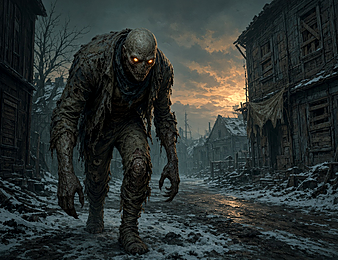
#> input picture src/tech_raw/95020.png, 338 x 260 px
$ python -i tech_pictures.py   (imports and definitions only)
#> lines starting #> are read from the running program, lines starting #| are printed output that depends on the picture
#> further down, picture is the input picture: PIL image 338x260 RGB; mean R, G, B 44.4, 51.2, 49.5
"""Tech pictures in the vanilla Darkest Hour style: an old print on aged paper with a torn edge and a
paperclip, on the pure-green surround the game treats as transparent.

Your originals stay untouched in src/tech_raw/<tech id>.(jpg|png|bmp), any size. This script crops each to
the tech picture shape (344x266), turns it into a faded monochrome print and lays it into the official
"Blank Tech Picture Template" (build/tech_template: base = paper, frame = torn edge + clip + green),
writing src/assets/gfx/interface/tech/<id>.bmp. The generator then switches each tech to its picture.

Usage: python3 build/tech_pictures.py src    (package.sh runs it before the build)
A portrait-shaped original (taller than wide) is pinned whole as a page instead of cropped.
Ids listed in KEEP_COLOUR keep a trace of their own colour (for blueprints: blue ink on the paper).
"""
import os, sys
from PIL import Image, ImageOps, ImageEnhance

W, H = 344, 266
OPACITY = 140            # the template says 50%; a touch more keeps detail on the stained paper
KEEP_COLOUR = set()      # e.g. {95120} once a blueprint arrives for it
HERE = os.path.dirname(os.path.abspath(__file__))

def fit(im):
    """Centre-crop to 344:266 and resize."""
    w, h = im.size
#> w = 338; h = 260
    if w / h > W / H:
        nw = int(h * W / H); x = (w - nw) // 2; im = im.crop((x, 0, x + nw, h))
#> after `nw = int(h * W / H)`: nw = 336
#> after `x = (w - nw) // 2`: x = 1
#> after `im = im.crop((x, 0, x + nw, h))`:
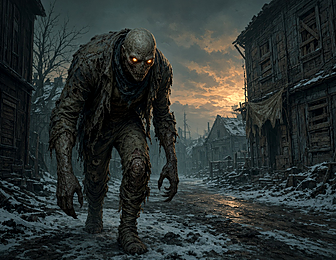
#> im: PIL image 336x260 RGB; mean R, G, B 44.5, 51.3, 49.6
    else:
        nh = int(w * H / W); y = (h - nh) // 2; im = im.crop((0, y, w, y + nh))
    return im.resize((W, H), Image.LANCZOS)
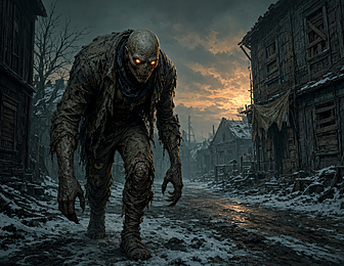
#> returned value: PIL image 344x266 RGB; mean R, G, B 44.6, 51.4, 49.7

def render(raw, colour=False):
    base = Image.open(os.path.join(HERE, "tech_template", "base.png")).convert("RGBA")
    frame = Image.open(os.path.join(HERE, "tech_template", "frame.png")).convert("RGBA")
    raw = ImageOps.autocontrast(raw.convert("RGB"), cutoff=1)        # lifts dark night scenes
    portrait = raw.height > raw.width * 1.05
    if portrait:
        # a portrait page (dossier sheet, notebook page) is pinned whole, the template's paper either side
        ph = H - 16; pw = int(raw.width * ph / raw.height)
        im = raw.resize((pw, ph), Image.LANCZOS)
    else:
        im = fit(raw)
    if not colour:
        im = ImageEnhance.Contrast(ImageOps.grayscale(im)).enhance(1.3)
    layer = im.convert("RGBA"); layer.putalpha(OPACITY + (10 if portrait else 0))
    if portrait:
        sheet = Image.new("RGBA", (W, H), (0, 0, 0, 0)); sheet.paste(layer, ((W - pw) // 2, 10)); layer = sheet
    out = base.copy(); out.alpha_composite(layer); out.alpha_composite(frame)
    return out.convert("RGB")

def main(src):
    if not os.path.exists(os.path.join(HERE, "tech_template", "base.png")):
        # the template is DH's own modding resource and isn't in the public repo; the rendered pictures are
        print("tech pictures: no build/tech_template, keeping the pictures already in src/assets")
        return
    raw_dir = os.path.join(src, "tech_raw"); out_dir = os.path.join(src, "assets", "gfx", "interface", "tech")
    os.makedirs(out_dir, exist_ok=True)
    n = 0
    for f in sorted(os.listdir(raw_dir)):
        stem, ext = os.path.splitext(f)
        if ext.lower() not in (".jpg", ".jpeg", ".png", ".bmp") or not stem.isdigit():
            continue
        render(Image.open(os.path.join(raw_dir, f)), int(stem) in KEEP_COLOUR).save(os.path.join(out_dir, stem + ".bmp"))
        n += 1
    print(f"tech pictures: {n} rendered into the vintage template")

# [2 lines not run here, left out]

>>> from PIL import Image
>>> picture = Image.open('../src/tech_raw/95020.png')
>>> result = fit(picture)

$ run again, on src/tech_raw/95120.png
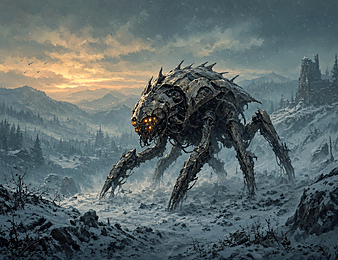
#> input picture src/tech_raw/95120.png, 338 x 260 px
#> picture is the input picture: PIL image 338x260 RGB; mean R, G, B 91.2, 103.3, 104
#> in fit, `im = im.crop((x, 0, x + nw, h))`:
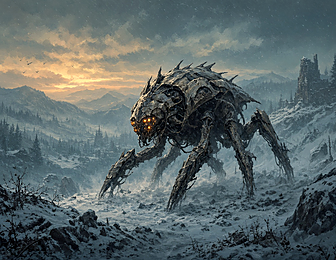
#> im: PIL image 336x260 RGB; mean R, G, B 91.3, 103.4, 104.1
#> in fit, `return im.resize((W, H), Image.LANCZOS)`:
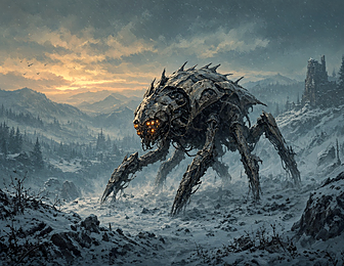
#> returned value: PIL image 344x266 RGB; mean R, G, B 91.4, 103.4, 104.1

$ run again, on src/tech_raw/95130.png
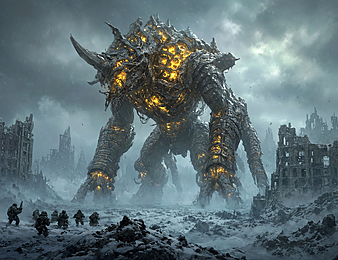
#> input picture src/tech_raw/95130.png, 338 x 260 px
#> picture is the input picture: PIL image 338x260 RGB; mean R, G, B 95.5, 113.9, 119.1
#> in fit, `im = im.crop((x, 0, x + nw, h))`:
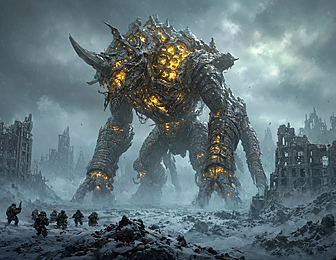
#> im: PIL image 336x260 RGB; mean R, G, B 95.6, 114, 119.2
#> in fit, `return im.resize((W, H), Image.LANCZOS)`:
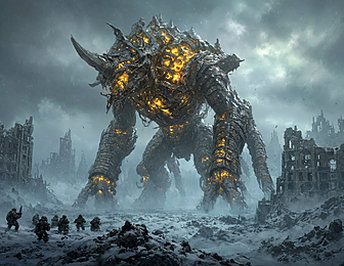
#> returned value: PIL image 344x266 RGB; mean R, G, B 95.6, 114, 119.2

$ run again, on src/tech_raw/95150.png
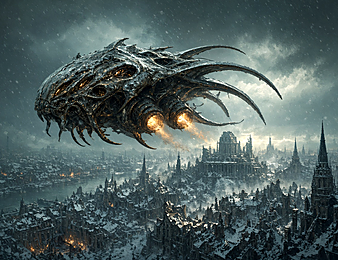
#> input picture src/tech_raw/95150.png, 338 x 260 px
#> picture is the input picture: PIL image 338x260 RGB; mean R, G, B 80.4, 97.1, 96.4
#> in fit, `im = im.crop((x, 0, x + nw, h))`:
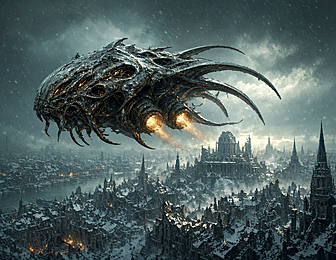
#> im: PIL image 336x260 RGB; mean R, G, B 80.6, 97.2, 96.5
#> in fit, `return im.resize((W, H), Image.LANCZOS)`:
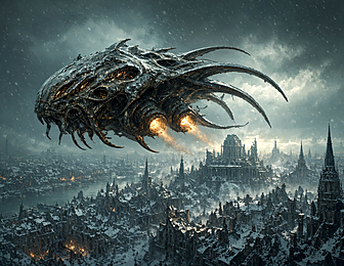
#> returned value: PIL image 344x266 RGB; mean R, G, B 80.6, 97.3, 96.5
